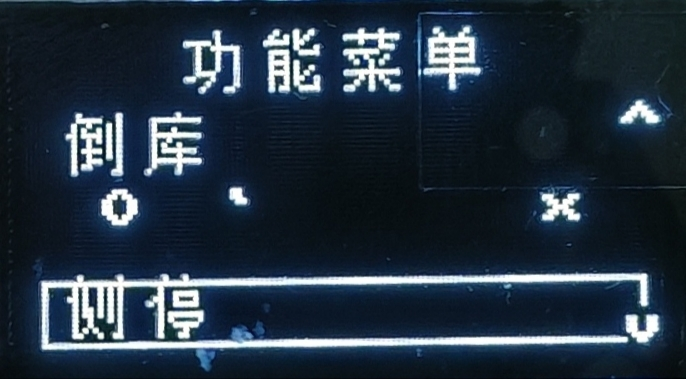
#> input picture IMG_20261012_232417..jpg, 686 x 379 px, found by its file name
$ python decode2.py
#> lines starting #> are read from the running program, lines starting #| are printed output that depends on the picture
#!/usr/bin/env python3
# -*- coding: utf-8 -*-
"""Decode each visible glyph in the new photo into a binary bitmap by sampling
the text bands, then print them for comparison with the repo font."""
import numpy as np
from PIL import Image

im = Image.open("IMG_20261012_232417..jpg").convert("L")
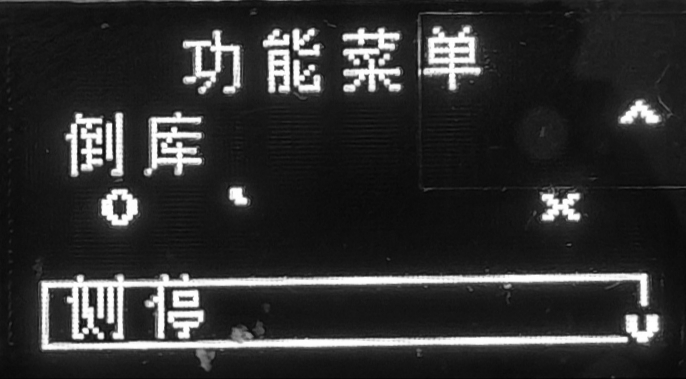
#> im: PIL image 686x379 L; min 1, max 255, mean 48.2
a = np.asarray(im).astype(float)

# Panel area (from band analysis): content lives in x 40..660, y 20..350
def dump(name, x0, x1, y0, y1, cols=20, rows=20):
#> called with name = 'TITLE band (功能菜单?)', x0 = 183, x1 = 481, y0 = 26, y1 = 94, cols = 20, rows = 16
    print(f"\n=== {name}  x {x0}..{x1} y {y0}..{y1} ===")
    for r in range(rows):
        yy0 = y0 + (y1 - y0) * r // rows
        yy1 = max(yy0 + 1, y0 + (y1 - y0) * (r + 1) // rows)
        line = ""
        for c in range(cols):
            xx0 = x0 + (x1 - x0) * c // cols
            xx1 = max(xx0 + 1, x0 + (x1 - x0) * (c + 1) // cols)
            f = (a[yy0:yy1, xx0:xx1] > 120).mean()
            line += "#" if f >= 0.45 else ("+" if f >= 0.18 else ".")
        print(f"{r:2d} {line}")


# title "功能菜单": band 1  y 26..93, x 183..480
dump("TITLE band (功能菜单?)", 183, 481, 26, 94, cols=20, rows=16)
# band 2 : "倒库" + cursor + something, y 100..175, x 66..659
dump("BAND2 full", 60, 660, 100, 176, cols=40, rows=16)
# band 3 : stray ',', y 187..225
dump("BAND3 stray", 60, 660, 187, 226, cols=40, rows=12)
# band 4 : box + 侧停, y 273..349
dump("BAND4 box+侧停", 40, 660, 273, 350, cols=40, rows=16)

$ run again, with IMG_20261012_230200..jpg copied over IMG_20261012_232417..jpg
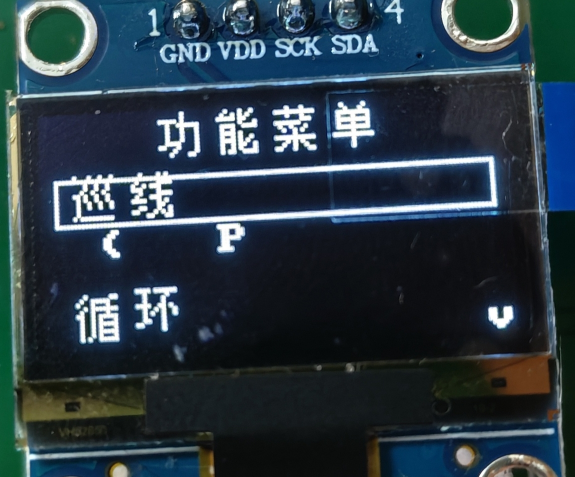
#> input picture IMG_20261012_230200..jpg, 1149 x 954 px, found by its file name (shown at 1/2 size)
#> `im = Image.open("IMG_20261012_232417..jpg").convert("L")`:
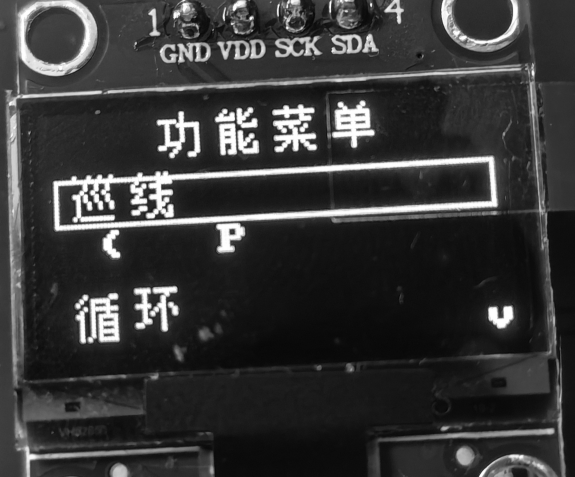
#> im: PIL image 1149x954 L (shown at 1/2 size); min 5, max 255, mean 55.3
